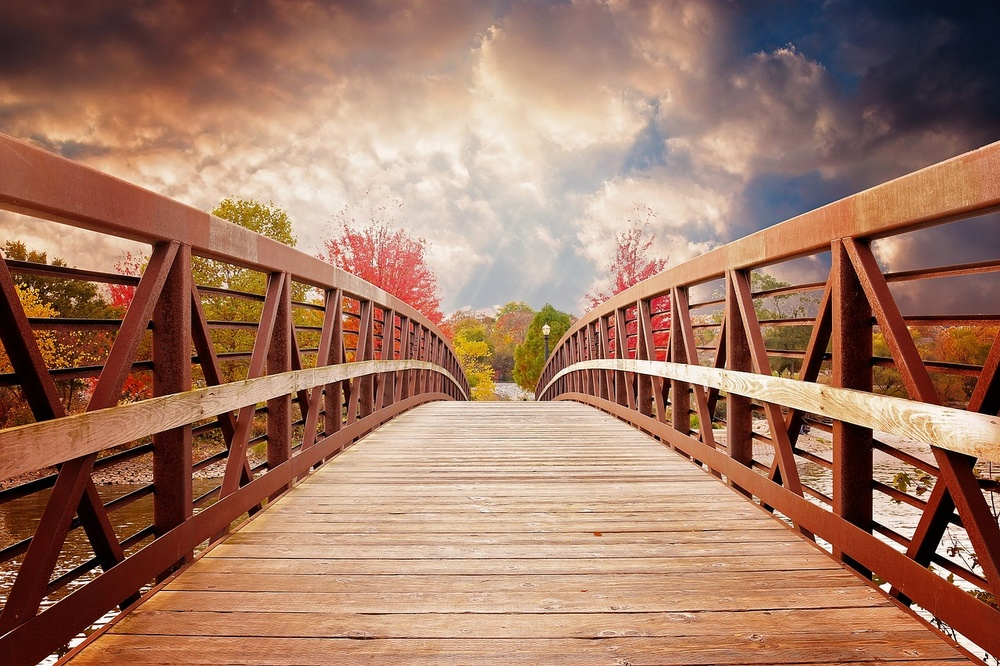
#> input picture Image.jpg, 1000 x 666 px, shrunk from 1280 x 853 before the run
$ python C19_GlobalAmplitudeThresholding.py
#> lines starting #> are read from the running program, lines starting #| are printed output that depends on the picture; after the words box and inside, x2 and y2 are one past the last pixel; in counts of white or black regions, pixels touching at a corner belong together
import cv2
import matplotlib.pyplot as plt

img = cv2.imread("Image.jpg", 0)
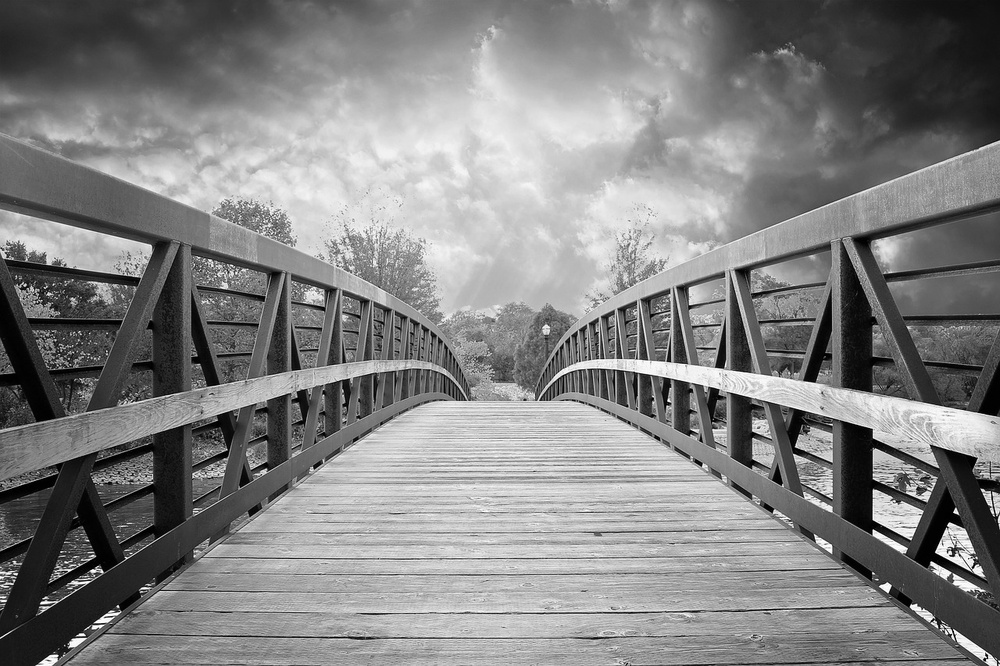
#> img: shape (666, 1000); min 0, max 255, mean 130.7

# Global Threshold
_, thresh = cv2.threshold(img, 127, 255, cv2.THRESH_BINARY)
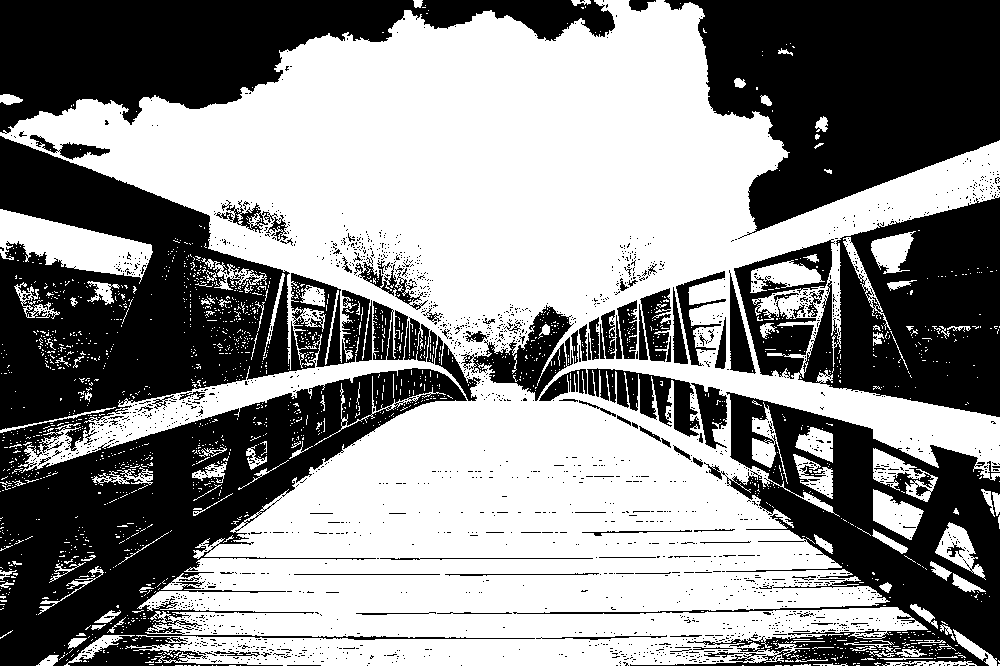
#> thresh: shape (666, 1000); 54.5% white; 2084 black regions (1982 under 20 px), largest, box (x1, y1, x2, y2) and area: (0, 136, 535, 666) 112264, (664, 0, 1000, 239) 49911, (0, 0, 615, 134) 38902

plt.figure(figsize=(8,4))

plt.subplot(1,2,1)
plt.imshow(img, cmap='gray')
plt.title("Original")
plt.axis("off")

plt.subplot(1,2,2)
plt.imshow(thresh, cmap='gray')
plt.title("Global Threshold")
plt.axis("off")

plt.show()
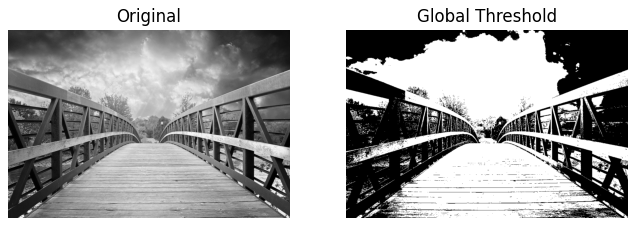
#> figure drawn by matplotlib, 2 panels

$ run again, with Stitchtest (1).jpg copied over Image.jpg
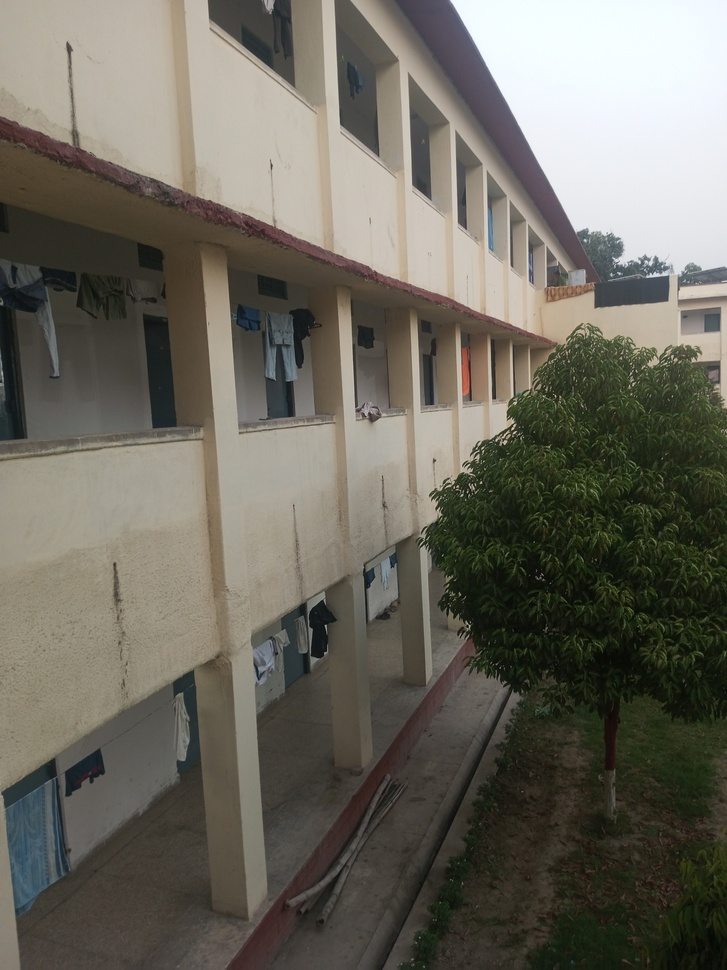
#> input picture Stitchtest (1).jpg, 727 x 970 px, shrunk from 3048 x 4064 before the run
#> `_, thresh = cv2.threshold(img, 127, 255, cv2.THRESH_BINARY)`:
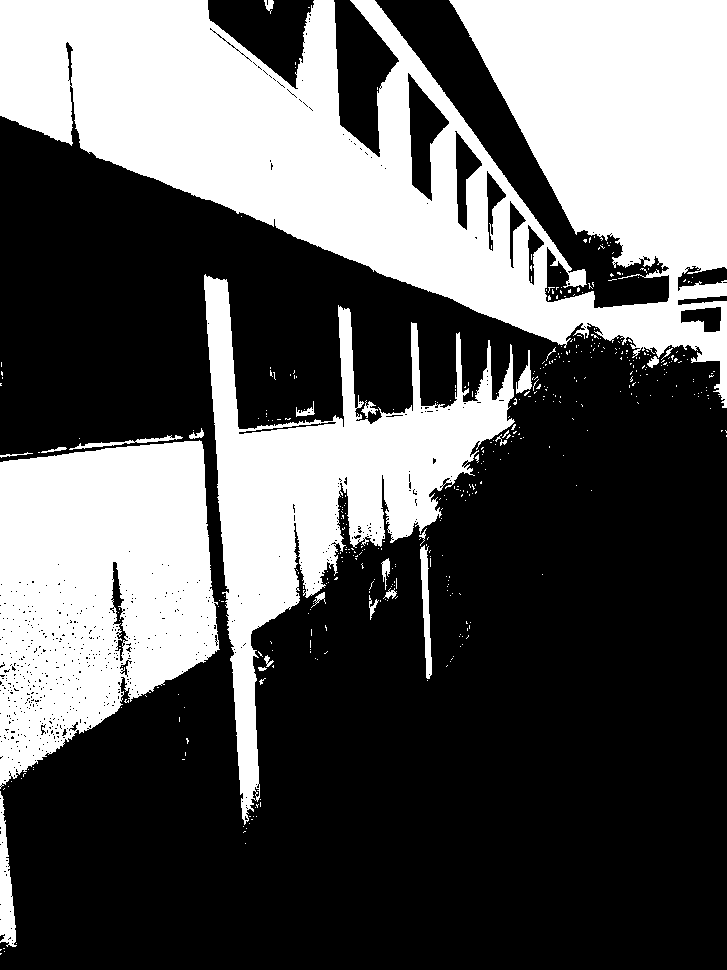
#> thresh: shape (970, 727); 36.6% white; 451 white regions (426 under 20 px), largest, box (x1, y1, x2, y2) and area: (0, 0, 727, 408) 150788, (0, 440, 220, 789) 54976, (204, 274, 515, 825) 46984
#> `plt.show()`:
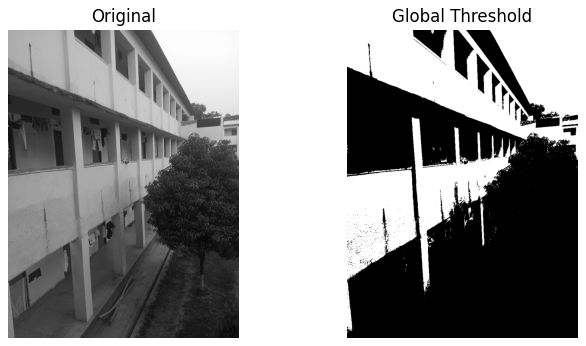
#> figure drawn by matplotlib, 2 panels
